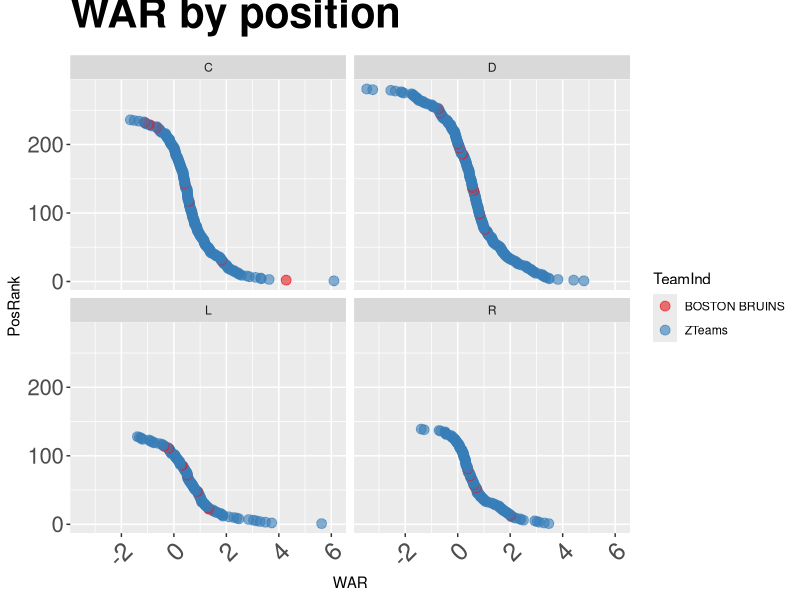

Write the R code that produced this figure. (Note: this script raises an error after producing the figure.)
library(ggplot2)
library(dplyr)
library(plyr)
library(reshape2)

thor = read.csv('THoRALL12to14.csv')
thor$Rank = order(thor$WAR,decreasing=T)

# Make ranking by position
thor = ddply(thor,.(Position),transform,
             PosRank = order(WAR,decreasing=T))
thor$TeamInd = 'ZTeams'
thor$TeamInd[thor$Team == 'BOSTON BRUINS'] = 'BOSTON BRUINS'

ggplot(thor, aes(x=WAR,y=PosRank)) + 
  geom_point(alpha = I(.6),size=I(3),aes(colour=TeamInd)) + 
  facet_wrap(~Position, ncol = 2) +
  ggtitle('WAR by position') +
  scale_colour_brewer(palette = "Set1") +
  theme(plot.title = element_text(face="bold", size=30, vjust = 2)) +
  theme(axis.text.x = element_text(angle = 45, hjust = 1, size = 18)) +
  theme(axis.text.y = element_text(size = 16))

# Make team data
teamthor = ddply(thor,.(Team,Position),summarise,
                 WAR = sum(WAR))
teamthor = ddply(teamthor,.(Position),transform,
                 PosRank = rank(-WAR,ties.method='min'))

# Make divisions
atlantic = c('BOSTON BRUINS','BUFFALO SABRES','DETROIT RED WINGS','FLORIDA PANTHERS',
	'MONTREAL CANADIENS','OTTAWA SENATORS','TAMPA BAY LIGHTNING','TORONTO MAPLE LEAFS')
metro = c('CAROLINA HURRICANES','COLUMBUS BLUE JACKETS','NEW JERSEY DEVILS','NEW YORK ISLANDERS',
	'NEW YORK RANGERS','PHILADELPHIA FLYERS','PITTSBURGH PENGUINS','WASHINGTON CAPITALS')
central = c('CHICAGO BLACKHAWKS','COLORADO AVALANCHE','DALLAS STARS','MINNESOTA WILD',
	'NASHVILLE PREDATORS','ST. LOUIS BLUES','WINNIPEG JETS')
pacific = c('ANAHEIM DUCKS','CALGARY FLAMES','EDMONTON OILERS','LOS ANGELES KINGS',
	'PHOENIX COYOTES','SAN JOSE SHARKS','VANCOUVER CANUCKS')
teamthor$Division = 'Atlantic'
teamthor$Division[teamthor$Team %in% metro] = 'Metro'
teamthor$Division[teamthor$Team %in% central] = 'Central'
teamthor$Division[teamthor$Team %in% pacific] = 'Pacific'

# Make Division indicators
teamthor$Atlantic = as.character(teamthor$Team)
teamthor$Atlantic[teamthor$Division != 'Atlantic'] = 'Other'

teamthor$Metro = as.character(teamthor$Team)
teamthor$Metro[teamthor$Division != 'Metro'] = 'Other'

teamthor$Central = as.character(teamthor$Team)
teamthor$Central[teamthor$Division != 'Central'] = 'Other'

teamthor$Pacific = as.character(teamthor$Team)
teamthor$Pacific[teamthor$Division != 'Pacific'] = 'Other'

apply(teamthor, 2, function(x){if(x$Division) x$Atlantic = x$Team})

teamthor$TeamInd = 'Other'
teamthor$TeamInd[teamthor$Team == 'BOSTON BRUINS'] = 'BOSTON BRUINS'
teamthor$TeamInd[teamthor$Team == 'CHICAGO BLACKHAWKS'] = 'CHICAGO BLACKHAWKS'
teamthor$TeamInd[teamthor$Team == 'EDMONTON OILERS'] = 'EDMONTON OILERS'
teamthor$TeamInd[teamthor$Team == 'SAN JOSE SHARKS'] = 'SAN JOSE SHARKS'
teamthor$TeamInd[teamthor$Team == 'PITTSBURGH PENGUINS'] = 'PITTSBURGH PENGUINS'
teamthor$TeamInd[teamthor$Team == 'TORONTO MAPLE LEAFS'] = 'TORONTO MAPLE LEAFS'
teamthor$TeamInd[teamthor$Team == 'BUFFALO SABRES'] = 'BUFFALO SABRES'

# Specific team rankings
ggplot(teamthor, aes(y=WAR,x=PosRank)) + 
  geom_point(aes(size=1.5,colour=TeamInd)) + 
  facet_wrap(~Position, ncol = 2) +
  ggtitle('WAR by position') +
  scale_colour_brewer(palette = "Set1") +
  xlim(c(32,0))+
  theme(plot.title = element_text(face="bold", size=30, vjust = 2)) +
  theme(axis.text.x = element_text(angle = 45, hjust = 1, size = 18)) +
  theme(axis.text.y = element_text(size = 16))

# Conference rankings
ggplot(teamthor, aes(y=WAR,x=PosRank)) + 
  geom_point(aes(size=1.5,colour=Division)) + 
  facet_wrap(~Position, ncol = 2) +
  ggtitle('THoR by position') +
  scale_colour_brewer(palette = "Set1") +
  xlim(c(32,0))+
  theme(plot.title = element_text(face="bold", size=30, vjust = 2)) +
  theme(axis.text.x = element_text(angle = 45, hjust = 1, size = 18)) +
  theme(axis.text.y = element_text(size = 16))

# Atlantic Conference
ggplot(teamthor, aes(y=WAR,x=PosRank)) + 
  geom_point(aes(size=1.5,color=Atlantic)) + 
  scale_colour_manual(values = c('yellow','grey','red','orange','purple','black','brown','green','pink')) +
  facet_wrap(~Position, ncol = 2) +
  ggtitle('THoR by position') +
  xlim(c(32,0))+
  theme(plot.title = element_text(face="bold", size=30, vjust = 2)) +
  theme(axis.text.x = element_text(angle = 45, hjust = 1, size = 18)) +
  theme(axis.text.y = element_text(size = 16))

# Metro Conference
ggplot(teamthor, aes(y=WAR,x=PosRank)) + 
  geom_point(aes(size=1.5,color=Metro)) + 
  scale_colour_manual(values = c('yellow','grey','red','orange','purple','black','brown','green','pink')) +
  facet_wrap(~Position, ncol = 2) +
  ggtitle('THoR by position') +
  xlim(c(32,0))+
  theme(plot.title = element_text(face="bold", size=30, vjust = 2)) +
  theme(axis.text.x = element_text(angle = 45, hjust = 1, size = 18)) +
  theme(axis.text.y = element_text(size = 16))

# Central Conference
ggplot(teamthor, aes(y=WAR,x=PosRank)) + 
  geom_point(aes(size=1.5,color=Central)) + 
  scale_colour_manual(values = c('yellow','grey','red','orange','purple','black','brown','green')) +
  facet_wrap(~Position, ncol = 2) +
  ggtitle('THoR by position') +
  xlim(c(32,0))+
  theme(plot.title = element_text(face="bold", size=30, vjust = 2)) +
  theme(axis.text.x = element_text(angle = 45, hjust = 1, size = 18)) +
  theme(axis.text.y = element_text(size = 16))

# Pacific Conference
ggplot(teamthor, aes(y=WAR,x=PosRank)) + 
  geom_point(aes(size=1.5,color=Pacific)) + 
  scale_colour_manual(values = c('yellow','grey','red','orange','black','purple','brown','green')) +
  facet_wrap(~Position, ncol = 2) +
  ggtitle('THoR by position') +
  xlim(c(32,0))+
  theme(plot.title = element_text(face="bold", size=30, vjust = 2)) +
  theme(axis.text.x = element_text(angle = 45, hjust = 1, size = 18)) +
  theme(axis.text.y = element_text(size = 16))

library(dplyr)
library(plyr)
library(reshape2)
header = c('DayofWeek','MonthDay','Year','StartTime','EndTime','Rink','ID','GameofYear','AwayTeam','HomeTeam',
           'Period','Strength','TimetoPeriod','Event','EventCount','Description','ForPlayer','TakePlayer',
           'Assist1','Assist2','Location','ShotType','ShotLocation','Distance','AP1','AP2','AP3','AP4','AP5','AP6',
           'HP1','HP2','HP3','HP4','HP5','HP6','xcoord','ycoord','ForInd','AwayNum','HomeNum','TurnInd')

all = read.csv('AllStats.csv',header=F,
               col.names=c(header,rep('V',20)))
s = select(all,GameofYear,Period,Event,EventCount,ForPlayer,TakePlayer,Location,ShotType,AP1,AP2,AP3,AP4,AP5,AP6,HP1,HP2,HP3,HP4,HP5,HP6,
                ForInd,TurnInd,AwayNum,HomeNum)  
smelt = melt(s, id=c('GameofYear','Period','Event', 'EventCount', 'ForPlayer', 'TakePlayer','Location', 'ShotType', 
                     'ForInd', 'TurnInd', 'AwayNum', 'HomeNum'))
colnames(smelt) = c('GameofYear','Period','Event', 'EventCount', 'ForPlayer', 'TakePlayer','Location', 'ShotType', 
                    'ForInd', 'TurnInd', 'AwayNum', 'HomeNum', 'Dummy', 'Player')

# Change Event, ForInd to change what we are looking at
# Some ideas I had would be to look at the number of events by location
eventsonice = ddply(smelt,.(Event,ForInd,Player),summarize,
               count = length(Player))
head(eventsonice)
# By looking at ForPlayer, we can see the events where the player did the action for example shots
# The example I have below looks at each player and the number of shots they took by shottype
eventsaction = ddply(smelt[smelt$Event == 'SHOT',],.(ShotType,Player),summarize,
                  count = length(Player))
head(eventsaction)











